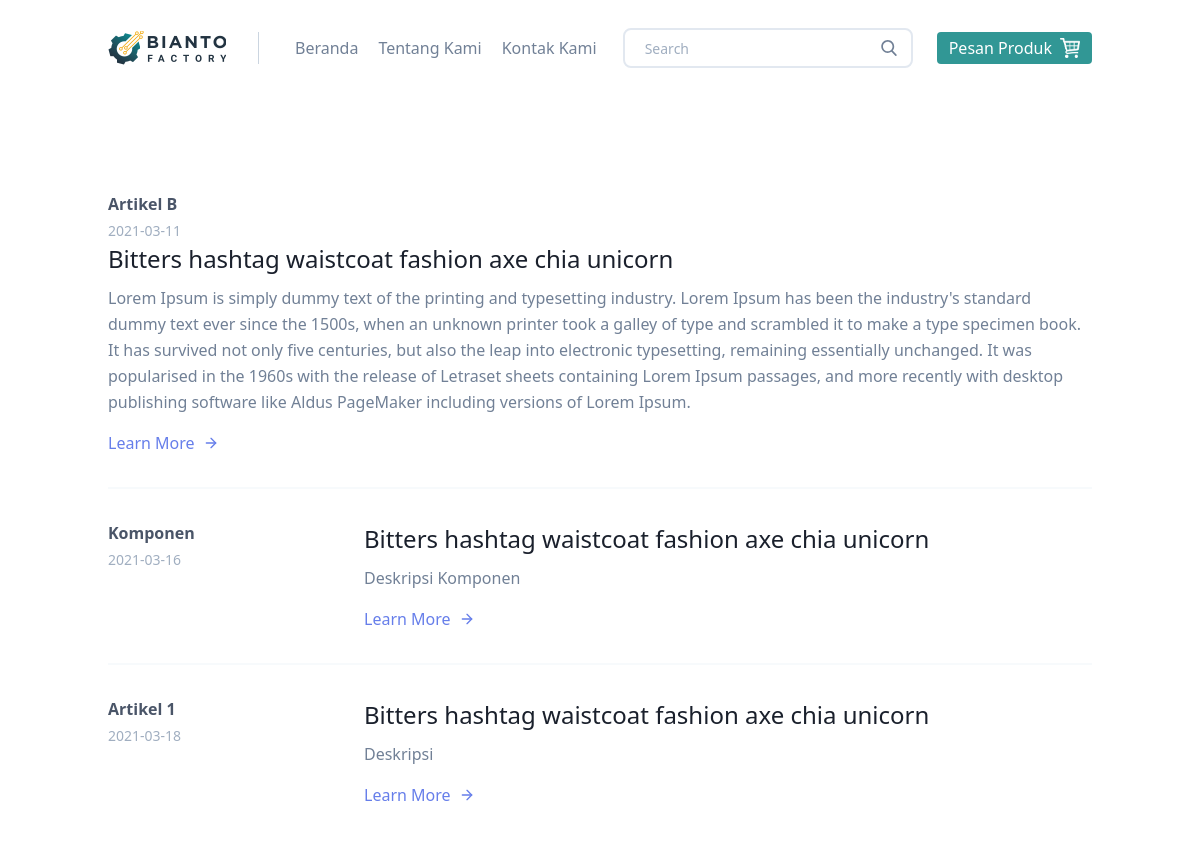
Screenshot of /artikel.php with the database file from the repository.
### tables this page shows
CREATE TABLE `artikel` (
  `id` int(11) NOT NULL,
  `tanggal` date NOT NULL,
  `judul` varchar(255) NOT NULL,
  `deskripsi` longtext NOT NULL,
  `gambar` varchar(255) NOT NULL
);

### artikel.php (the view, shortened to what this page needs)
<?php
include('includes/config.php');
?>
<!DOCTYPE html>
<html lang="en">
<head>
    <link href="https://unpkg.com/tailwindcss@^1.0/dist/tailwind.min.css" rel="stylesheet">
</head>
<body>
    <?php include('includes/header.php'); ?>
    <section class="text-gray-600 body-font overflow-hidden">
        <div class="container px-5 py-24 mx-auto">
            <div class="-my-8 divide-y-2 divide-gray-100">
                <?php
                $sql = "SELECT * from artikel";
                $query1 = mysqli_query($koneksidb, $sql);
                if (mysqli_num_rows($query1) > 0) {
                    while ($result = mysqli_fetch_array($query1)) {
                ?>
                        <div class="py-8 flex flex-wrap md:flex-nowrap">
                            <div class="md:w-64 md:mb-0 mb-6 flex-shrink-0 flex flex-col">
                                <span class="font-semibold title-font text-gray-700"><?php echo htmlentities($result['judul']); ?></span>
                                <span class="mt-1 text-gray-500 text-sm"><?php echo htmlentities($result['tanggal']); ?></span>
                            </div>
                            <div class="md:flex-grow">
                                <h2 class="text-2xl font-medium text-gray-900 title-font mb-2">Bitters hashtag waistcoat fashion axe chia unicorn</h2>
                                <p class="leading-relaxed"><?php echo htmlentities($result['deskripsi']); ?></p>
                                <a class="text-indigo-500 inline-flex items-center mt-4">Learn More
                                    <svg class="w-4 h-4 ml-2" viewBox="0 0 24 24" stroke="currentColor" stroke-width="2" fill="none" stroke-linecap="round" stroke-linejoin="round">
                                        <path d="M5 12h14"></path>
                                        <path d="M12 5l7 7-7 7"></path>
                                    </svg>
                                </a>
                            </div>
                        </div>
                <?php }
                }
                ?>
            </div>
        </div>
    </section>
</body>
</html>

### includes/header.php (shortened to what this page needs)
<header class="text-gray-600 body-font">
  <div class="container mx-auto flex flex-wrap p-5 flex-col md:flex-row items-center">
    <a class="navbar-brand js-scroll-trigger" href="index.php">
      <img src="assets/images/logobianto.png" alt="" />
    </a>
    <nav class="md:mr-auto md:ml-8 md:py-1 md:pl-4 md:border-l md:border-gray-400	flex flex-wrap items-center text-base justify-center">
      <a class="mr-5 ml-5 navbar-brand js-scroll-trigger hover:text-teal-600" href="index.php">Beranda</a>
      <a class="mr-5 navbar-brand js-scroll-trigger hover:text-teal-600" href="tentangkami.php">Tentang Kami</a>
      <a class="mr-5 navbar-brand js-scroll-trigger hover:text-teal-600" href="contact.php">Kontak Kami</a>
    </nav>
    <div class="relative mr-6 my-2">
      <input class="border-2 border-gray-300 bg-white h-10 px-5 pr-16 rounded-lg text-sm focus:outline-none" type="search" name="search" placeholder="Search">
      <button type="submit" class="absolute right-0 top-0 mt-3 mr-4">
      </button>
    </div>
    <button class="inline-flex items-center text-white bg-teal-600 border-0 py-1 px-3 focus:outline-none hover:bg-teal-800 rounded text-base mt-4 md:mt-0">Pesan Produk
    <img class="ml-2" src="assets/images/troly.png" width="20px">
    </button>
  </div>
</header>

### rows the page displays
artikel: judul "Artikel B", tanggal "2021-03-11", deskripsi "Lorem Ipsum is simply dummy text of the printing and typesetting industry. Lorem Ipsum has been the industry's standard dummy text ever since the 1500s, when an unknown printer took a galley of type and scrambled it to make a type specimen book. It has survived not only five centuries, but also the leap into electronic typesetting, remaining essentially unchanged. It was popularised in the 1960s with the release of Letraset sheets containing Lorem Ipsum passages, and more recently with desktop publishing software like Aldus PageMaker including versions of Lorem Ipsum."
artikel: judul "Komponen", tanggal "2021-03-16", deskripsi "Deskripsi Komponen"
artikel: judul "Artikel 1", tanggal "2021-03-18", deskripsi "Deskripsi"
